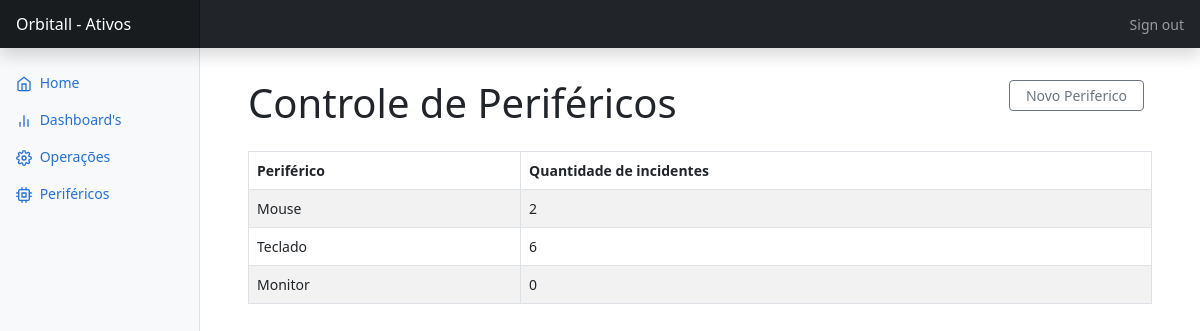
/home/perifericos/ (signed in), run on the app's committed database.
### cadastroEquipamento/models.py (models this page shows, shortened)
class TblPeriferico(models.Model):
    tipo = models.CharField(max_length=50, unique=True)
    observacao = models.TextField(max_length=70, blank=True, null=True)
    qtd_periferico = models.IntegerField(blank=True, default=0)
    class Meta:
        managed = True
        db_table = "tbl_periferico"

### cadastroEquipamento/views.py (the view, shortened to what this page needs)
# urls.py: path("perifericos/", views.perifericos, name="perifericos"),
@login_required(login_url="/")
def perifericos(request):
    if request.method == 'GET':
        perifericos = TblPeriferico.objects.all()
        return render(request, 'cadastroEquipamento/html/perifericos.html', {'perifericos':perifericos})

### templates/cadastroEquipamento/html/perifericos.html (shortened to what this page needs)
{% extends 'cadastroEquipamento/html/base.html' %}
{% block main %}
<main class="col-md-9 ms-sm-auto col-lg-10 px-md-4">
    <div class=" container-fluid">
      <div class="py-3 container-fluid header-operacoes">
        <div>
          <h1>Controle de Periféricos</h1>
        </div>
        <div
          class="d-flex justify-content-between flex-wrap flex-md-nowrap align-items-center pt-3 pb-2 mb-3 ">
          <div class="btn-toolbar mb-2 mb-md-0">
            <div class="btn-group me-2">
              <button type="button" class="btn btn-sm btn-outline-secondary px-3" data-bs-toggle="modal"
                data-bs-target="#modalSheet">Novo Periferico</button>
            </div>
          </div>
        </div>
      </div>
      <div class="table-responsive container-fluid">
        <table class="table table-striped table-bordered table-hover table-condensed">
          <thead>
            <tr>
              <th scope="col">Periférico</th>
              <th scope="col">Quantidade de incidentes</th>
            </tr>
          </thead>
          <tbody id="data">
            {% for row in perifericos %}
              <tr>
                <td>{{row.tipo}}</td>
                <td>{{row.qtd_periferico}}</td>
              </tr>
            {% endfor %}
          </tbody>
        </table>
      </div>
    </div>
  </main>
</div>
</div>
{% endblock main %}

### templates/cadastroEquipamento/css/dashboard.css (style rules this page uses)
body { font-size: .875rem; }

### data on the page
TblPeriferico: tipo "Mouse", qtd_periferico "2"
TblPeriferico: tipo "Teclado", qtd_periferico "6"
TblPeriferico: tipo "Monitor", qtd_periferico "0"
